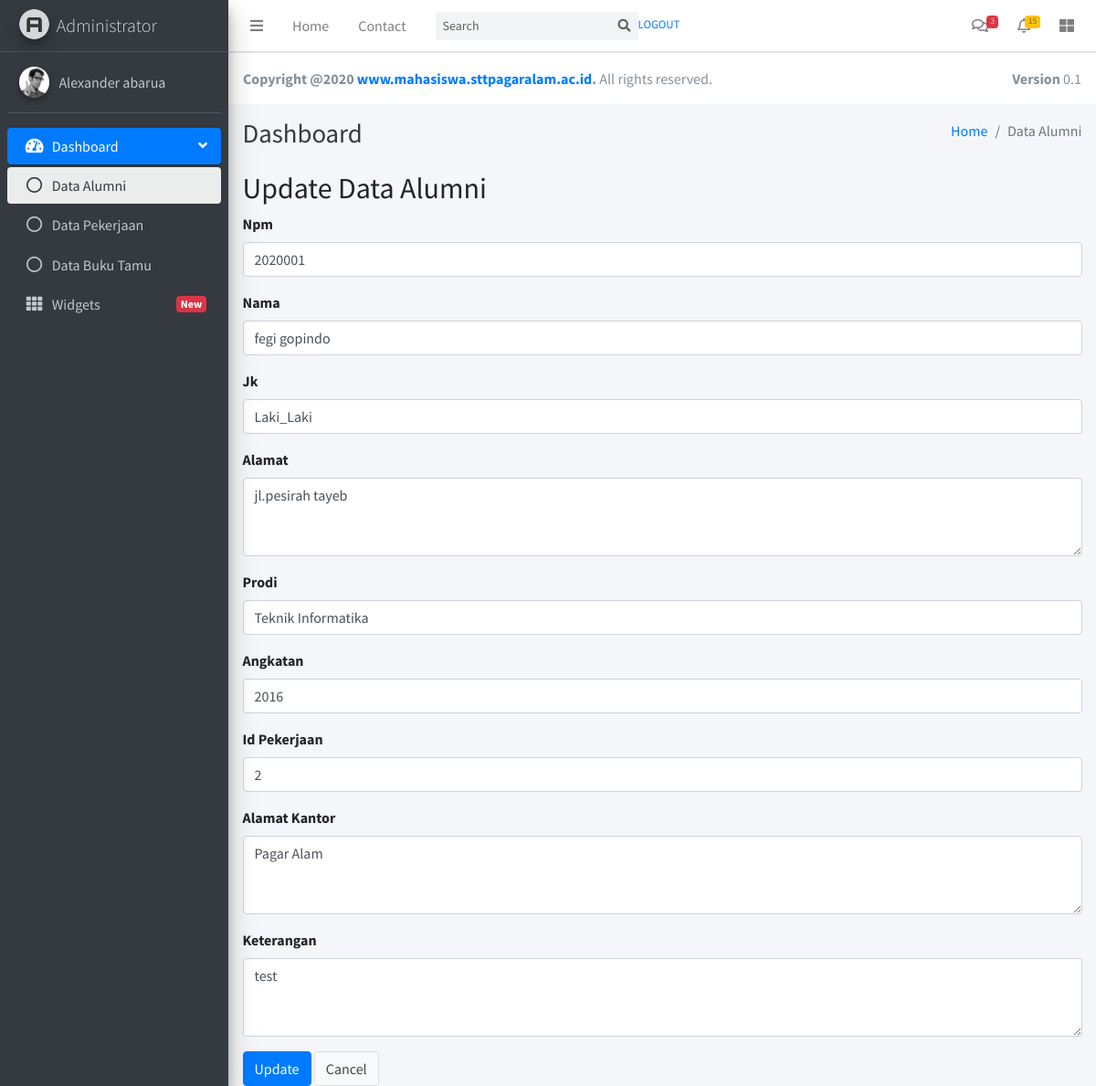
Screenshot of /index.php/alumni/update/1 with the database file from the repository.
### tables this page shows
CREATE TABLE IF NOT EXISTS `tb_alumni` (
  `id` int(5) NOT NULL AUTO_INCREMENT,
  `npm` varchar(10) NOT NULL,
  `nama` varchar(25) NOT NULL,
  `jk` varchar(9) NOT NULL,
  `alamat` text NOT NULL,
  `prodi` varchar(25) NOT NULL,
  `angkatan` int(4) NOT NULL,
  `id_pekerjaan` int(5) NOT NULL,
  `alamat_kantor` text NOT NULL,
  `keterangan` text NOT NULL,
  PRIMARY KEY (`id`),
  UNIQUE KEY `npm` (`npm`),
  UNIQUE KEY `npm_2` (`npm`)
);

### application/controllers/Alumni.php (called while the page is built, shortened)
<?php
class Alumni extends CI_Controller
{
    function __construct()
    {
        $this->load->model('M_alumni');
        $this->load->library('form_validation');
    }
    public function update($id)
    {
        $row = $this->M_alumni->get_by_id($id);
        if ($row) {
            $data = array(
                'button' => 'Update',
                'action' => site_url('alumni/update_action'),
		'id' => set_value('id', $row->id),
		'npm' => set_value('npm', $row->npm),
		'nama' => set_value('nama', $row->nama),
		'jk' => set_value('jk', $row->jk),
		'alamat' => set_value('alamat', $row->alamat),
		'prodi' => set_value('prodi', $row->prodi),
		'angkatan' => set_value('angkatan', $row->angkatan),
		'id_pekerjaan' => set_value('id_pekerjaan', $row->id_pekerjaan),
		'alamat_kantor' => set_value('alamat_kantor', $row->alamat_kantor),
		'keterangan' => set_value('keterangan', $row->keterangan),
	    );
            $this->load->view('adminlte/header');
            $this->load->view('adminlte/navbar');
            $this->load->view('adminlte/sidebar');
            $this->load->view('adminlte/footer');
            $this->load->view('alumni/tb_alumni_form', $data);
        } else {
            $this->session->set_flashdata('message', 'Record Not Found');
            redirect(site_url('alumni'));
        }
    }
}

### index.php (called while the page is built, shortened)
<?php
require_once BASEPATH.'core/CodeIgniter.php';

### application/models/M_alumni.php (called while the page is built, shortened)
<?php
class M_alumni extends CI_Model
{
    public $table = 'tb_alumni';
    public $id = 'id';
    function get_by_id($id)
    {
        $this->db->where($this->id, $id);
        return $this->db->get($this->table)->row();
    }
}

### application/views/alumni/tb_alumni_form.php (the view, shortened to what this page needs)
  <div class="content-wrapper">
    <div class="content-header">
      <div class="container-fluid">
        <div class="row mb-2">
          <div class="col-sm-6">
            <h1 class="m-0 text-dark">Dashboard</h1>
          </div>
          <div class="col-sm-6">
            <ol class="breadcrumb float-sm-right">
              <li class="breadcrumb-item"><a href="#">Home</a></li>
              <li class="breadcrumb-item active">Data Alumni</li>
            </ol>
          </div>
        </div>
      </div>
    </div>
    <section class="content">
      <div class="container-fluid">
        <h2 style="margin-top:0px"><?php echo $button ?> Data Alumni</h2>
        <form action="<?php echo $action; ?>" method="post">
	    <div class="form-group">
            <label for="varchar">Npm <?php echo form_error('npm') ?></label>
            <input type="text" class="form-control" name="npm" id="npm" placeholder="Npm" value="<?php echo $npm; ?>" />
        </div>
	    <div class="form-group">
            <label for="varchar">Nama <?php echo form_error('nama') ?></label>
            <input type="text" class="form-control" name="nama" id="nama" placeholder="Nama" value="<?php echo $nama; ?>" />
        </div>
	    <div class="form-group">
            <label for="varchar">Jk <?php echo form_error('jk') ?></label>
            <input type="text" class="form-control" name="jk" id="jk" placeholder="Jk" value="<?php echo $jk; ?>" />
        </div>
	    <div class="form-group">
            <label for="alamat">Alamat <?php echo form_error('alamat') ?></label>
            <textarea class="form-control" rows="3" name="alamat" id="alamat" placeholder="Alamat"><?php echo $alamat; ?></textarea>
        </div>
	    <div class="form-group">
            <label for="varchar">Prodi <?php echo form_error('prodi') ?></label>
            <input type="text" class="form-control" name="prodi" id="prodi" placeholder="Prodi" value="<?php echo $prodi; ?>" />
        </div>
	    <div class="form-group">
            <label for="int">Angkatan <?php echo form_error('angkatan') ?></label>
            <input type="text" class="form-control" name="angkatan" id="angkatan" placeholder="Angkatan" value="<?php echo $angkatan; ?>" />
        </div>
	    <div class="form-group">
            <label for="int">Id Pekerjaan <?php echo form_error('id_pekerjaan') ?></label>
            <input type="text" class="form-control" name="id_pekerjaan" id="id_pekerjaan" placeholder="Id Pekerjaan" value="<?php echo $id_pekerjaan; ?>" />
        </div>
	    <div class="form-group">
            <label for="alamat_kantor">Alamat Kantor <?php echo form_error('alamat_kantor') ?></label>
            <textarea class="form-control" rows="3" name="alamat_kantor" id="alamat_kantor" placeholder="Alamat Kantor"><?php echo $alamat_kantor; ?></textarea>
        </div>
	    <div class="form-group">
            <label for="keterangan">Keterangan <?php echo form_error('keterangan') ?></label>
            <textarea class="form-control" rows="3" name="keterangan" id="keterangan" placeholder="Keterangan"><?php echo $keterangan; ?></textarea>
        </div>
	    <button type="submit" class="btn btn-primary"><?php echo $button ?></button>
	    <a href="<?php echo site_url('alumni') ?>" class="btn btn-default">Cancel</a>
	</form>
</div>
    </section>
  </div>

### rows the page displays
tb_alumni: npm "2020001", nama "fegi gopindo", jk "Laki_Laki", alamat "jl.pesirah tayeb", prodi "Teknik Informatika", angkatan "2016", id_pekerjaan "2", alamat_kantor "Pagar Alam", keterangan "test"

### other values shown
$button "Update"
